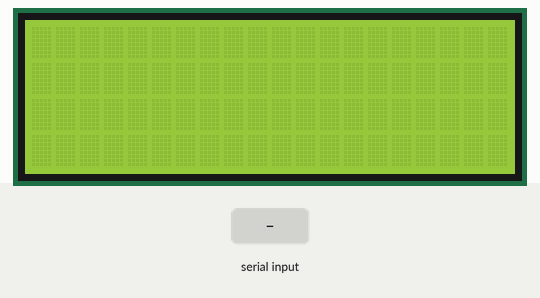
Recording of a sketch running on a simulated Arduino Pro Mini, built with avr-gcc and run on an emulated ATmega328P. Parts: 20×4 character LCD. The test bench sets the inputs (shaded band).

Above: at 1.3 s.
1.4 s: byte 172 (0xac) received over Serial
2.9 s: byte 161 (0xa1) received over Serial
At 3.8 s:
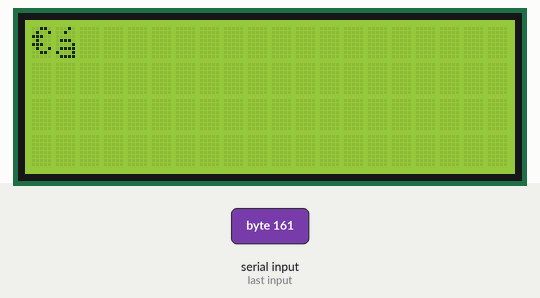
4.4 s: byte 225 (0xe1) received over Serial
5.9 s: byte 169 (0xa9) received over Serial
At 7.1 s:
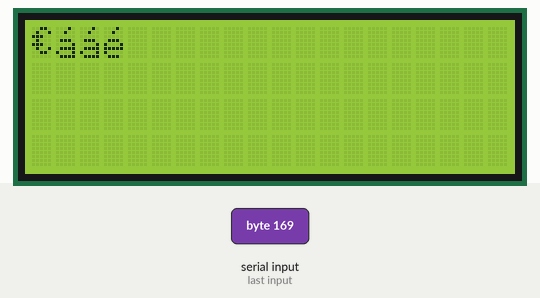
7.4 s: byte 233 (0xe9) received over Serial
8.9 s: byte 173 (0xad) received over Serial
At 9.5 s:
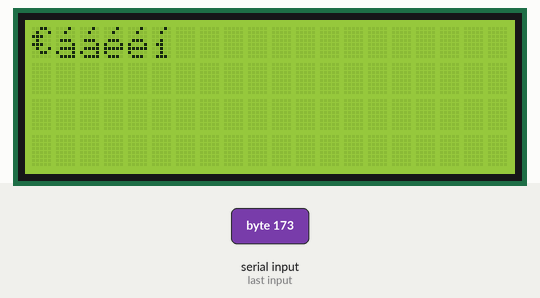
Timing chart, 0 to 11.4 s (numbered marks = the images above; inputs shaded):
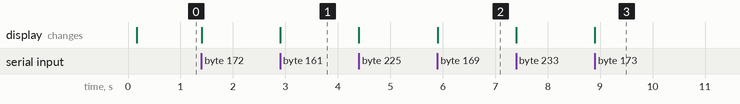

The sketch:

arduinoPOS_Screen.ino
```cpp
/*****************************************************************
 * Project: arduinoPOS_Screen
 * Author: RndMnkIII
 * Description: using Arduino Pro Mini ATMega328 5V + FTDI Serial2USB + Hitachi HD44780 4x20 characters display
 * to create a Point of Sale Screen to use with Chromis POS
 */

/* You need install the files in my custom LiquidCrystalFasth library located at https://github.com/RndMnkIII/LiquidCrystalFast_Progmemfix or update if already installed
   in <User-directory>\Documents\Arduino\libraries\LiquidCrystalFast */
#include <LiquidCrystalFast.h>

/* Initialize library with the following pin usage:
 * LCD RS pin to digital pin 12
 * LCD WR pin to digital pin 10
 * LCD Enable pin to digital pin 11
 * LCD D4 pin to digital pin 5
 * LCD D5 pin to digital pin 4
 * LCD D6 pin to digital pin 3
 * LCD D7 pin to digital pin 2
 */
LiquidCrystalFast lcd(12, 10, 11, 5, 4, 3, 2);

/* Because I using a Hitachi HD44780 controller with the HCD44780UA00 japanese standard font
 *  I need to define custom characters for several NON STANDARD ASCII characters: € (euro currency simbol),
 *  á (a acute), é(e acute), í(i acute), ó(o acute), ú(u acute),ü (small u diaeresis), ñ(small n tilde)
 *  The HCD44780UA02 controller use European standard font and don't needed custom characters for these except the euro symbol.
 */
const byte euro[8] PROGMEM = {
  B00110,
  B01001,
  B11100,
  B01000,
  B11100,
  B01001,
  B00110
};

const byte small_a_acute[8] PROGMEM = {
  0b00010,
  0b00100,
  0b00000,
  0b01110,
  0b00001,
  0b01111,
  0b10001,
  0b01111
};

const byte small_e_acute[8] PROGMEM = {
  0b00010,
  0b00100,
  0b00000,
  0b01110,
  0b10001,
  0b11111,
  0b10000,
  0b01110
};

const byte small_i_acute[8] PROGMEM = {
  0b00010,
  0b00100,
  0b00000,
  0b00100,
  0b01100,
  0b00100,
  0b00100,
  0b01110
};

const byte small_o_acute[8] PROGMEM = {
  0b00010,
  0b00100,
  0b00000,
  0b01110,
  0b10001,
  0b10001,
  0b10001,
  0b01110
};

const byte small_u_diaeresis[8] PROGMEM = {
  0b01010,
  0b00000,
  0b10001,
  0b10001,
  0b10001,
  0b10001,
  0b10011,
  0b01101
};

const byte small_u_acute[8] PROGMEM = {
  0b00010,
  0b00100,
  0b10001,
  0b10001,
  0b10001,
  0b10001,
  0b10011,
  0b01101
};

const byte cap_n_tilde[8] PROGMEM = {
  0b01101,
  0b10010,
  0b00000,
  0b10001,
  0b11001,
  0b10101,
  0b10011,
  0b10001
};

//byte count=0;
//byte line=0;

void setup() //----( SETUP: RUNS ONCE )----/
{
Serial.begin(9600, SERIAL_8N1); // Used to type in characters
delay(100);

/* In this section I set the custom characters */
lcd.createChar(0, euro);
lcd.createChar(1,small_a_acute);
lcd.createChar(2,small_e_acute);
lcd.createChar(3,small_i_acute);
lcd.createChar(4,small_o_acute);
lcd.createChar(5,small_u_acute);
lcd.createChar(6,small_u_diaeresis);
lcd.createChar(7,cap_n_tilde);


lcd.begin(20,4); // initialize the lcd for 20 chars 4 lines and turn on backlight
lcd.setCursor(0,0); //Start at position of first line, first column.
lcd.clear(); //Clear the screen
}

void loop() //----( LOOP: RUNS CONSTANTLY )----/
{

// when characters arrive over the serial port...
if (Serial.available()) {
  // wait a bit for the entire message to arrive
  //delay(2);
  // clear the screen
  //lcd.clear();
  // read all the available characters
  while (Serial.available() > 0) {
    byte valor=Serial.read();
    switch(valor){
      //ignore the Carriage Return and Line Feed characters
      case 0xD:
        //lcd.write("CR");
        break;
      case 0xA:
        //lcd.write("LF");
        break;

      //I define a custom Command Character for Clear the LCD screen, this is used in Chromis POS.
      case 0x10:
        lcd.clear();
        break;

      //I define a custom Command Character for set the cursor in home position line 1 column 1 (line 0, column 0, using zero based indexing as the LiquidCrystal library) in the LCD screen, this is used in Chromis POS.
      case 0x11:
        lcd.home();
        //lcd.setCursor(0,0);
        //count=0;
        break;

      //I define a custom Command Character for set the cursor in line 2 position (line 1, column 0) in the LCD screen, this is used in Chromis POS.
      case 0x12:
        lcd.setCursor(0,1);
        break;

      //I define a custom Command Character for set the cursor in line 3 position (line 2, column 0) in the LCD screen, this is used in Chromis POS.
      case 0x13:
        lcd.setCursor(0,2);
        break;

      //I define a custom Command Character for set the cursor in line 4 position (line 3, column 0) in the LCD screen, this is used in Chromis POS.
      case 0x14:
        lcd.setCursor(0,3);
        break;

      //bypass values: unicode constants UTF-8 multibyte characters
      case 0xc3:
      case 0xe2:
      case 0x82:
        //bypass
        break;

      //euro simbol
      case 0xac: //Unicode UTF-8
        lcd.write(byte(0));
        break;

      //a tilde
      case 0xa1: //Unicode UTF-8
      case 0xe1: //ASCII
        lcd.write(byte(1));
        break;

      //e tilde
      case 0xa9: //Unicode UTF-8
      case 0xe9: //ASCII
        lcd.write(byte(2));
        break;

      //i tilde
      case 0xad: //Unicode UTF-8
      case 0xed: //ASCII
        lcd.write(byte(3));
        break;

      //o tilde
      case 0xb3: //Unicode UTF-8
      case 0xf3: //ASCII
        lcd.write(byte(4));
        break;

      //u tilde
      case 0xba: //Unicode UTF-8
      case 0xfa: //ASCII
        lcd.write(byte(5));
        break;

      //u diaeresis
      case 0xbc: //Unicode UTF-8
      case 0xfc: //ASCII
        lcd.write(byte(6));
        break;

      //small n tilde, N tilde translated as small n tilde
      case 0xb1: //Unicode UTF-8
      case 0xf1: //ASCII
      case 0x91: //Unicode UTF-8
      case 0xd1: //ASCII
        lcd.write(byte(7));
        break;

      //A tilde, bypass tilde use A
      case 0x81:
      case 0xc1: //ASCII
        lcd.write('A');
        break;

      //E tilde, bypass tilde use E
      case 0x89:
      case 0xc9: //ASCII
        lcd.write('E');
        break;

      //I tilde, bypass tilde use I
      case 0x8d:
      case 0xcd: //ASCII
        lcd.write('I');
        break;

      //O tilde, bypass tilde use O
      case 0x93:
      case 0xd3: //ASCII
        lcd.write('O');
        break;

      //U tilde, bypass tilde use U
      case 0x9a:
      case 0xda: //ASCII
        lcd.write('U');
        break;

      //U diaeresis, bypass diaresis use U
      case 0x9c:
      case 0xdc: //ASCII
        lcd.write('U');
        break;

      default:
        // display character to the LCD, if it ins't a standard ASCII character can be displayed as japanese character because the Character ROM set used.
        lcd.write(valor);
        break;
    }
  }
}
}
```

Measured:
- after the input at 2.9 s, the display: changes at once (image 1)
- after the input at 5.9 s, the display: changes at once (image 2)
- after the input at 8.9 s, the display: changes at once (image 3)
